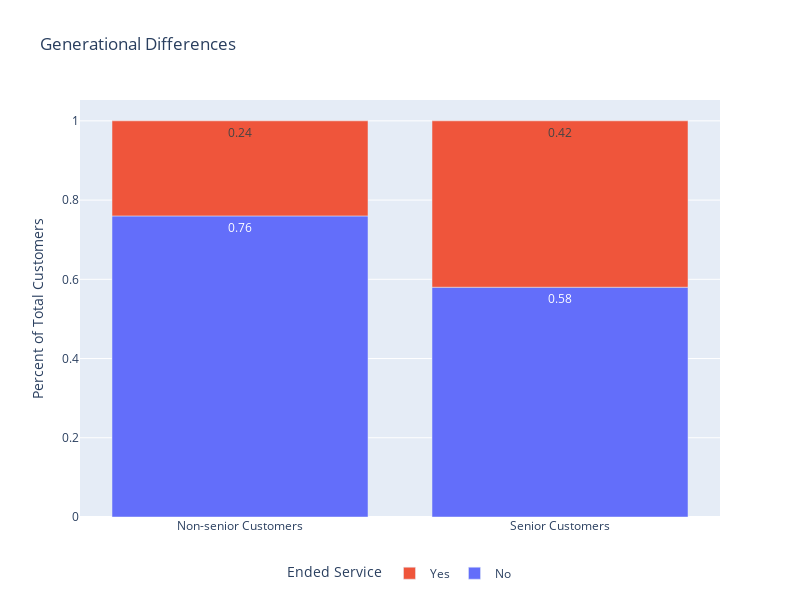

Notebook code for this chart:
### Markdown cell above
Percentage of senior citizens that are female and male gender

### Code cell
customer_db.loc[customer_db['is_senior_citizen'] == 1, 'is_senior_citizen'] = 'Senior Customers'
customer_db.loc[customer_db['is_senior_citizen'] == 0, 'is_senior_citizen'] = 'Non-senior Customers'
ax = pd.crosstab(index=customer_db.is_senior_citizen, columns=customer_db.churn, normalize='index').round(2).plot.bar(height=600, width=800, text_auto=True, labels={'value':'Percent of Total Customers', 'is_senior_citizen': ''}, title='Generational Differences')


ax.update_layout(legend_traceorder='reversed', legend={'title': 'Ended Service', 'orientation': "h", 'xanchor': 'center', 'x': 0.5}, xaxis={'categoryorder': 'array', 'categoryarray': [1]})

### Figure 1 — Plotly figure (JSON) as saved in the notebook; plotly's stock layout.template omitted (floating-point values rounded to 4 significant figures)
{"data": [{"alignmentgroup": "True", "hovertemplate": "churn=No<br>=%{x}<br>Percent of Total Customers=%{y}<extra></extra>", "legendgroup": "No", "marker": {"color": "#636efa", "pattern": {"shape": ""}}, "name": "No", "offsetgroup": "No", "orientation": "v", "showlegend": true, "textposition": "auto", "texttemplate": "%{y}", "type": "bar", "x": ["Non-senior Customers", "Senior Customers"], "xaxis": "x", "y": [0.76, 0.58], "yaxis": "y"}, {"alignmentgroup": "True", "hovertemplate": "churn=Yes<br>=%{x}<br>Percent of Total Customers=%{y}<extra></extra>", "legendgroup": "Yes", "marker": {"color": "#EF553B", "pattern": {"shape": ""}}, "name": "Yes", "offsetgroup": "Yes", "orientation": "v", "showlegend": true, "textposition": "auto", "texttemplate": "%{y}", "type": "bar", "x": ["Non-senior Customers", "Senior Customers"], "xaxis": "x", "y": [0.24, 0.42], "yaxis": "y"}], "layout": {"barmode": "relative", "height": 600, "legend": {"orientation": "h", "title": {"text": "Ended Service"}, "tracegroupgap": 0, "traceorder": "reversed", "x": 0.5, "xanchor": "center"}, "title": {"text": "Generational Differences"}, "width": 800, "xaxis": {"anchor": "y", "categoryarray": [1], "categoryorder": "array", "domain": [0, 1], "title": {"text": ""}}, "yaxis": {"anchor": "x", "domain": [0, 1], "title": {"text": "Percent of Total Customers"}}}}
